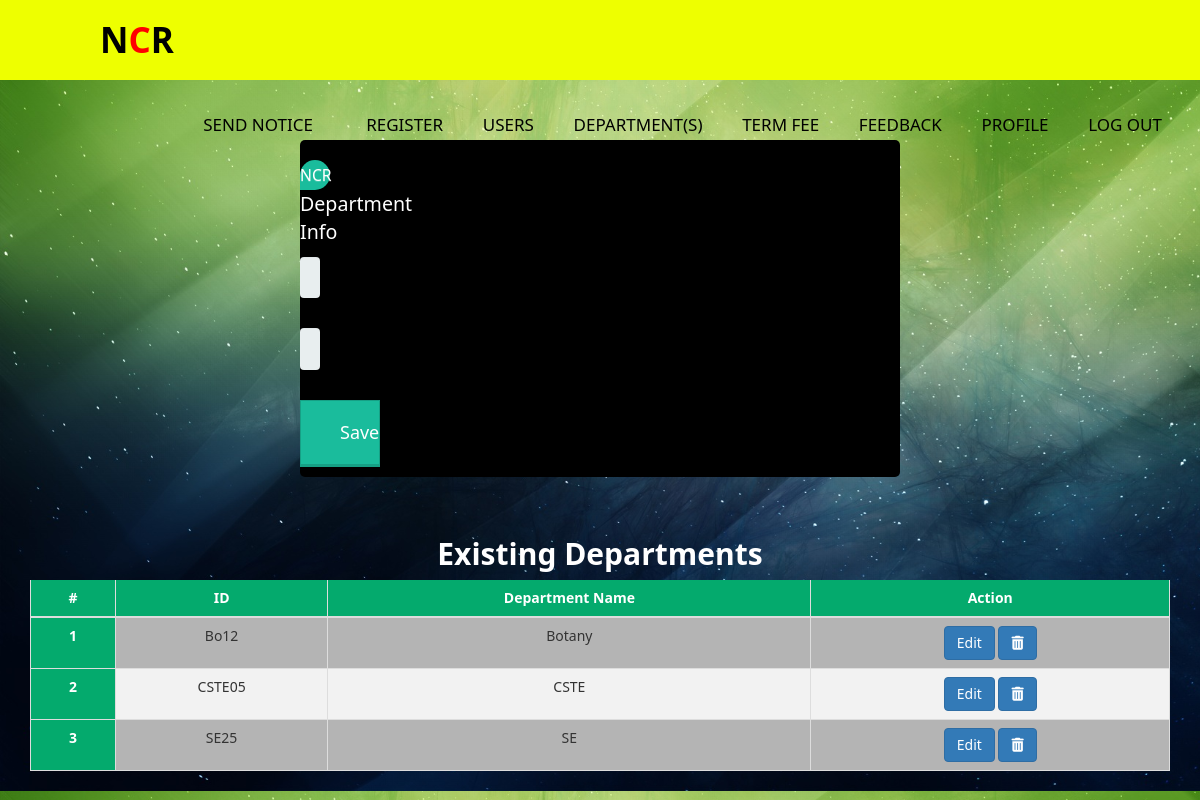
Screenshot of /ADMIN/addDepartment.php (signed in) with the database file from the repository.
### tables this page shows
CREATE TABLE `departments` (
  `id` int(11) NOT NULL,
  `dept_name` varchar(100) NOT NULL,
  `dept_id` varchar(50) NOT NULL
);

### ADMIN/addDepartment.php (the view, shortened to what this page needs)
<!DOCTYPE html>
<html lang="en" dir="ltr">
  <head>
    <link rel="stylesheet" href="addDepartment.css">
    <link rel="stylesheet" href="../style.css">
    <link rel="stylesheet" href="../table.css">
    <link rel="stylesheet" href="https://maxcdn.bootstrapcdn.com/bootstrap/3.4.1/css/bootstrap.min.css">
</head>
<body>
<?php
include_once("education_nav.php");
?>
<div style="margin-top: 5%; ">
<div style="background-color: black; margin:auto; width:50%; border-radius:5px;">
<br><div class="form-style-5" >
<form method="post" action="">
<fieldset >
<legend style="color:white"><span class="number">NCR</span> Department Info</legend>
<input type="text" name="dept_name" placeholder="Department Name">
<input type="text" name="dept_id" placeholder="Department ID">
<input type="submit" value="Save" />
</form>
</div>
</div>
</div>
  <br><br>
  <div class="col-md-12">
  <div class="container">
    <div class="card text-center">
    <div class="card-body">
      <h2 class="ti" style="color: white;"><strong>Existing Departments</strong></h2>
      <table class="table">
    <thead class="thead-light">
      <tr>
        <th scope="col">#</th>
        <th scope="col">ID</th>
        <th scope="col">Department Name</th>
        <th scope="col">Action</th>
      </tr>
    </thead>
    <tbody>
      <?php
      include("config.php");
      $i = 0;
          $sel="SELECT * FROM departments ORDER BY dept_id ASC";
          $Q=mysqli_query($con,$sel);
          while($data=mysqli_fetch_assoc($Q)){
      ?>
      <tr>
        <th scope="row"><?php echo ++$i; ?></th>
        <td><?= $data['dept_id']; ?></td>
        <td><?= $data['dept_name']; ?></td>
        <td>
          <a href="editDepartment.php?e=<?= $data['dept_id']; ?>" class="btn btn-primary">Edit</a>
          <a href="deleteDepartment.php?d=<?= $data['dept_id']; ?>" class="btn btn-primary"><i class="fa fa-trash" aria-hidden="true"></i></a> </td>
      </tr>
    <?php } ?>
    </tbody>
  </table>
  </div>
  </div>
</div>
</body>
    </html>

### ADMIN/addDepartment.css (style rules this page uses)
form { text-align: center; }
.form-style-5 fieldset { border: none; }
.form-style-5 legend { font-size: 1.4em; margin-bottom: 10px; }
.form-style-5 input[type="text"], .form-style-5 input[type="date"], .form-style-5 input[type="datetime"], .form-style-5 input[type="email"], .form-style-5 input[type="password"], .form-style-5 input[type="number"], .form-style-5 input[type="search"], .form-style-5 input[type="time"], .form-style-5 input[type="url"], .form-style-5 textarea, .form-style-5 select { font-family: Georgia, "Times New Roman", Times, serif; background: rgba(255,255,255,.1); border: none; border-radius: 4px; font-size: 15px; margin: 0; outline: 0; padding: 10px; width: 50%; box-sizing: border-box; -webkit-box-sizing: border-box; -moz-box-sizing: border-box; background-color: #e8eeef; color:#8a97a0; -webkit-box-shadow: 0 1px 0 rgba(0,0,0,0.03) inset; box-shadow: 0 1px 0 rgba(0,0,0,0.03) inset; margin-bottom: 30px; }
.form-style-5 .number { background: #1abc9c; color: #fff; height: 30px; width: 30px; display: inline-block; font-size: 0.8em; margin-right: 4px; line-height: 30px; text-align: center; text-shadow: 0 1px 0 rgba(255,255,255,0.2); border-radius: 15px 15px 15px 0px; }
.form-style-5 input[type="submit"], .form-style-5 input[type="button"] { position: relative; display: block; padding: 19px 39px 18px 39px; color: #FFF; margin: 0 auto; background: #1abc9c; font-size: 18px; text-align: center; font-style: normal; width: 50%; border: 1px solid #16a085; border-width: 1px 1px 3px; margin-bottom: 10px; }

### style.css (style rules this page uses)
* { padding: 0; margin: 0; text-decoration: none; list-style: none; box-sizing: border-box; font-family: 'Segoe UI', Tahoma, Geneva, Verdana, sans-serif; }
body { background-image: url("images/green-sky-nature.jpg"); background-size: cover; }
h2 { font-family: 'Courgette', cursive; }

### table.css (style rules this page uses)
table { border-collapse: collapse; width: 70%; }
td, th { border: 1px solid #ddd; padding: 8px; }
table tr:nth-child(even) { background-color: #f2f2f2; }
table tr:nth-child(odd) { background-color: #b4b4b4; }
table th { padding-top: 12px; padding-bottom: 12px; text-align: center; background-color: #04AA6D; color: white; }

### rows the page displays
departments: dept "Bo12", dept_name "Botany"
departments: dept "CSTE05", dept_name "CSTE"
departments: dept "SE25", dept_name "SE"
